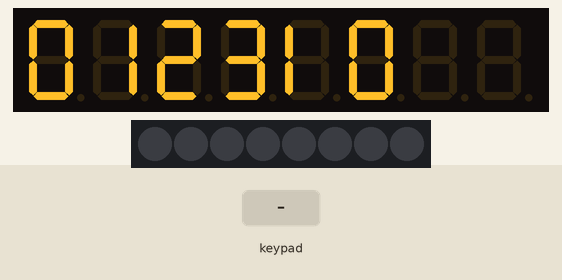
Simulated run of this sketch. Board: Arduino Uno, built with avr-gcc and run on an emulated ATmega328P. Parts: 8-digit seven-segment display, 8 RGB LEDs in strip order, left to right. The test bench sets the inputs (shaded band).

Above: at 1.2 s.
1.3 s: key '1' pressed
At 2.5 s:
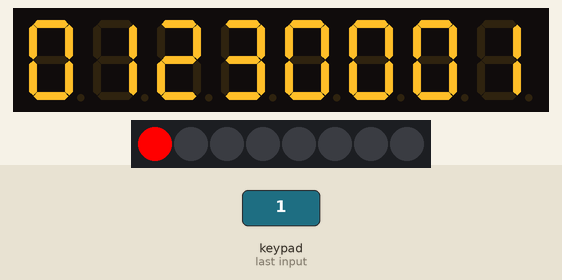
2.8 s: keypad keys 1 2 pressed 0.4 s apart
At 4.1 s:
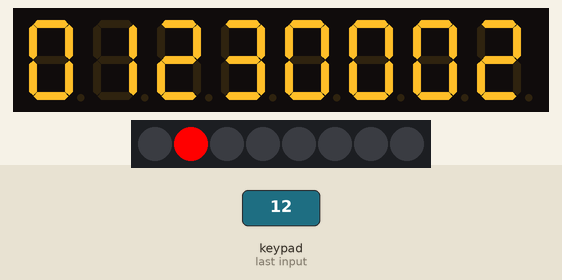
5.1 s: key '3' pressed
At 5.6 s:
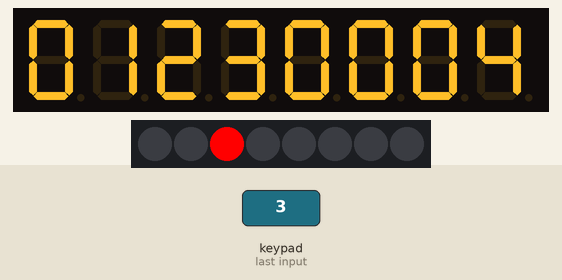
6.6 s: keypad keys 2 5 pressed 0.4 s apart
At 8.2 s:
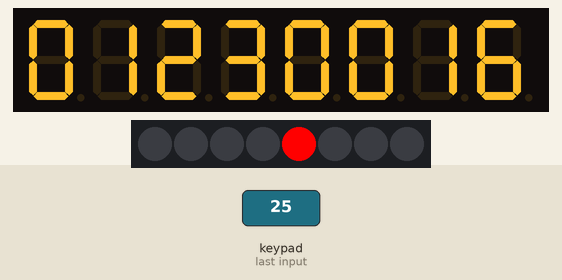
Timing chart, 0 to 9.7 s (numbered marks = the images above; inputs shaded):
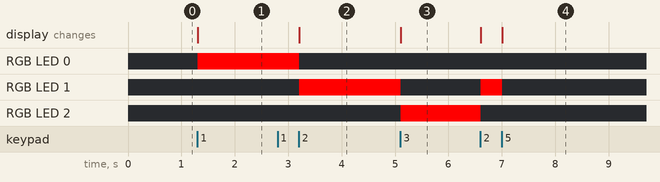

Measured:
- after the input at 1.3 s, RGB LED 0: off → RGB(255, 0, 0) at once; the display: changes at once (image 1)
- after the input at 2.8 s, RGB LED 0: RGB(255, 0, 0) → off after 0.41 s; RGB LED 1: off → RGB(255, 0, 0) after 0.41 s; the display: changes after 0.41 s (image 2)
- after the input at 5.1 s, RGB LED 1: RGB(255, 0, 0) → off at once; RGB LED 2: off → RGB(255, 0, 0) at once; the display: changes at once (image 3)
- after the input at 6.6 s, RGB LED 1: off → RGB(255, 0, 0) at once, → off 0.40 s later; RGB LED 2: RGB(255, 0, 0) → off at once; the display: first changes at once (image 4 shows a later state)

The sketch:

test_display8.ino
```cpp
#include <TM1638lite.h>

//Conexao dos pinos STB, CLK e DO
TM1638lite tm(12, 11, 10);

void setup() {

  pinMode(13, INPUT_PULLUP); // RUN / MANUAL

  tm.reset();
  tm.displayText("INICIO");
}


void loop() {

  uint8_t buttons = tm.readButtons();
  if (buttons != 0) {
    doLEDs(buttons);
    displayNumber(buttons);
  }


  displayStepper(123);

}


void doLEDs(uint8_t value)
{
  for (uint8_t position = 0; position < 8; position++)
  {
    tm.setLED(position, value & 1);
    value = value >> 1;
  }
}

void displayNumber(uint8_t value)
{
  int digito7 = (value % 10);
  int digito6 = ((value / 10) % 10);
  int digito5 = ((value / 100) % 10);
  int digito4 = ((value / 1000) % 10);

  //Mostra os digitos no display
  tm.displayHex(7, digito7);
  tm.displayHex(6, digito6);
  tm.displayHex(5, digito5);
  tm.displayHex(4, digito4);
}


void displayStepper(uint8_t value)
{
  int digito3 = (value % 10);
  int digito2 = ((value / 10) % 10);
  int digito1 = ((value / 100) % 10);
  int digito0 = ((value / 1000) % 10);

  //Mostra os digitos no display
  tm.displayHex(3, digito3);
  tm.displayHex(2, digito2);
  tm.displayHex(1, digito1);
  tm.displayHex(0, digito0);
}
```
